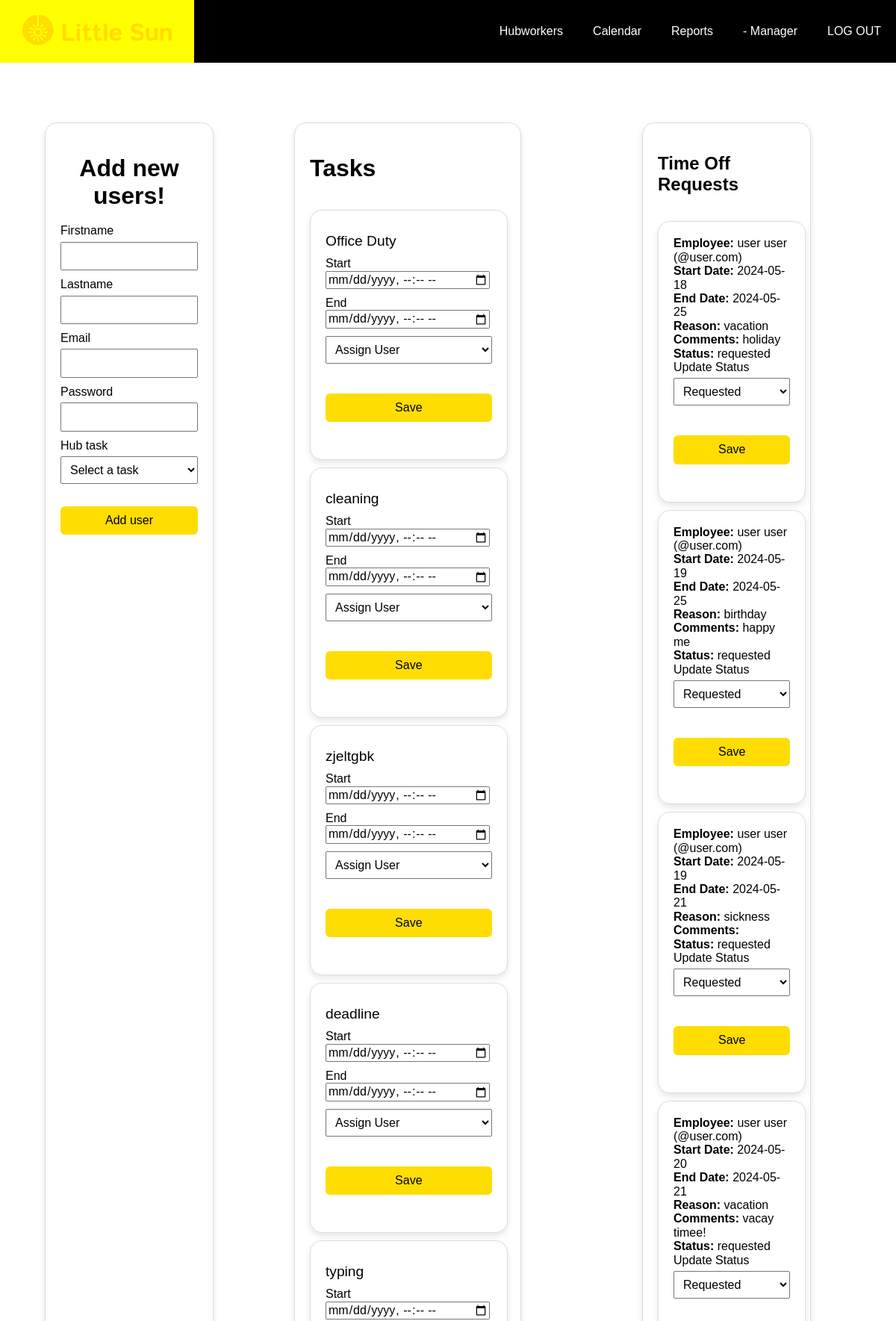
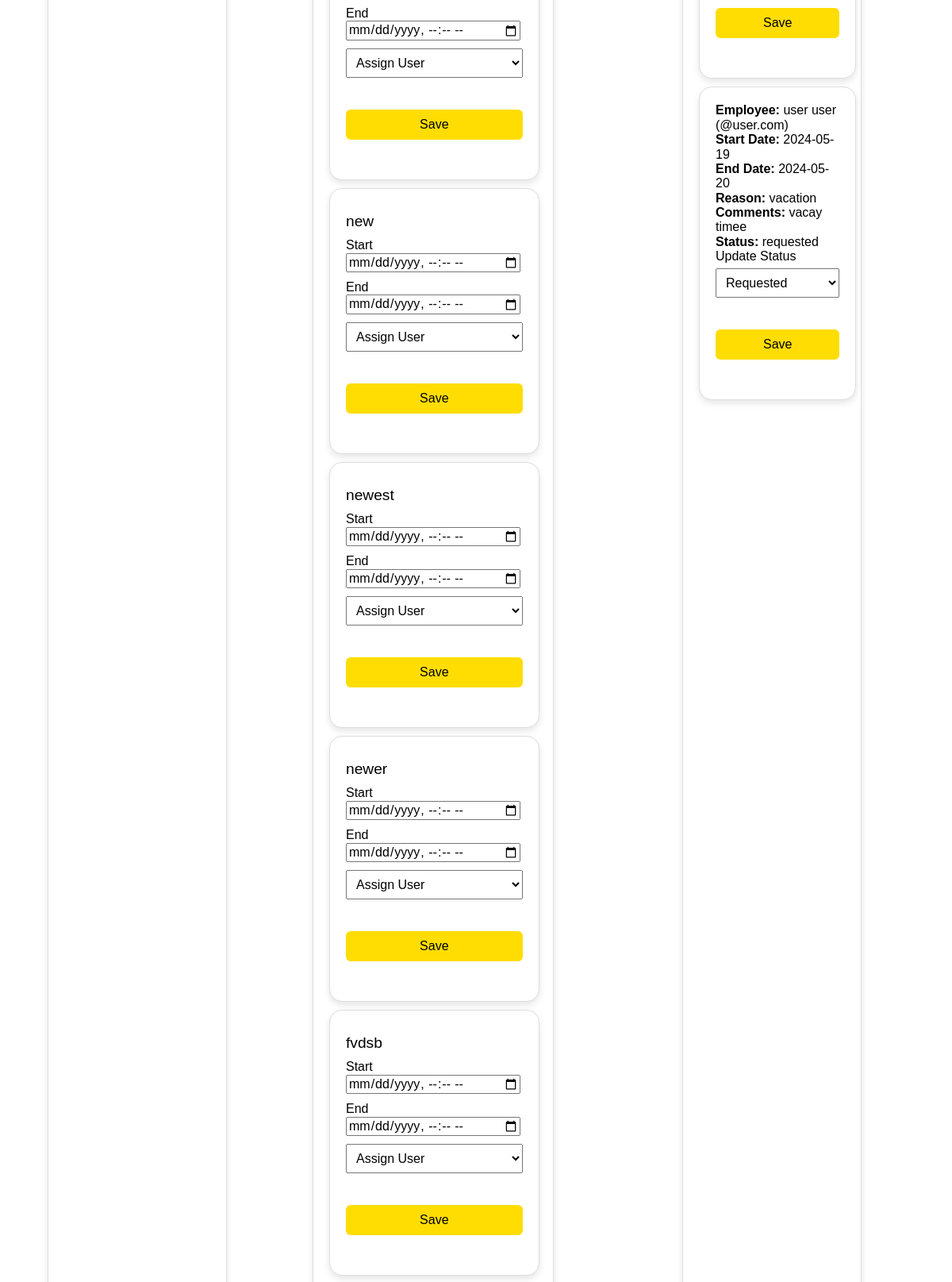
The page /manager_index.php (signed in, upper part) on the database its author committed (2 pictures, top to bottom).
### tables this page shows
CREATE TABLE `hub_tasks` (
  `id` int(11) NOT NULL,
  `task_name` varchar(255) NOT NULL,
  `task_description` text,
  `task_type` varchar(100) DEFAULT NULL,
  `task_status` varchar(50) NOT NULL DEFAULT 'Open',
  `task_start_date` datetime DEFAULT NULL,
  `task_end_date` datetime DEFAULT NULL,
  `assigned_to` int(11) DEFAULT NULL,
  `hub_location_id` int(11) DEFAULT NULL,
  `assigned_manager_id` int(11) DEFAULT NULL,
  `color` varchar(7) DEFAULT '#3788D8'
);

CREATE TABLE `time_off` (
  `id` int(11) NOT NULL,
  `start_date` varchar(300) NOT NULL,
  `end_date` varchar(300) NOT NULL,
  `reason` varchar(300) NOT NULL,
  `comments` varchar(300) NOT NULL,
  `status` varchar(300) NOT NULL,
  `is_sick` tinyint(1) NOT NULL DEFAULT '0',
  `employee_id` int(11) NOT NULL
);

CREATE TABLE `employees` (
  `id` int(11) NOT NULL,
  `firstname` varchar(300) NOT NULL,
  `lastname` varchar(300) NOT NULL,
  `email` varchar(300) NOT NULL,
  `password` varchar(300) NOT NULL,
  `function` enum('admin','manager','user') DEFAULT NULL,
  `location_id` int(11) DEFAULT NULL,
  `task_id` int(11) DEFAULT NULL
);

### manager_index.php (the view, shortened to what this page needs)
<?php
$pdo = Data::getConnection();
$tasks = [];
try {
  $stmt = $pdo->query("SELECT id, task_name, task_description FROM hub_tasks");
  $tasks = $stmt->fetchAll(PDO::FETCH_ASSOC);
} catch (PDOException $e) {
  error_log("Database error: " . $e->getMessage());
}
$timeOffRequests = [];
try {
  $stmt = $pdo->query(
    "SELECT time_off.id, time_off.start_date, time_off.end_date, time_off.reason, time_off.comments, time_off.status, time_off.is_sick, time_off.employee_id, employees.firstname, employees.lastname, employees.email
    FROM time_off
    JOIN employees ON time_off.employee_id = employees.id"
  );
  $timeOffRequests = $stmt->fetchAll(PDO::FETCH_ASSOC);
} catch (PDOException $e) {
  error_log("Database error: " . $e->getMessage());
}
?><!DOCTYPE html>
<html lang="en">
<head>
  <link rel="stylesheet" href="styles/normalize.css">
  <link rel="stylesheet" href="styles/nav.css">
  <link rel="stylesheet" href="styles/style.css">
  <link rel="stylesheet" href="styles/column.css">
</head>
<body>
  <?php include_once("manager.nav.inc.php"); ?>
  <div class="body">
    <div class="form-container">
      <div class="add-hub-managers-container add-hub-managers">
        <h1>Add new users!</h1>
        <div>
          <form action="" method="post">
            <div class="p-2 field-container">
              <label for="firstname" class="text-slate-700">Firstname</label>
              <input type="text" name="firstname" id="firstname" class="border-solid border-slate-20 border-2 rounded" />
            </div>
            <div class="p-2 field-container">
              <label for="lastname" class="text-slate-700">Lastname</label>
              <input type="text" name="lastname" id="lastname" class="border-solid border-slate-20 border-2 rounded" />
            </div>
            <div class="p-3 field-container">
              <label for="email" class="text-slate-700">Email</label>
              <input type="text" name="email" id="email" class="border-solid border-slate-20 border-2 rounded" />
            </div>
            <div class="p-4 field-container">
              <label for="password" class="text-slate-700">Password</label>
              <input type="password" name="password" id="password" class="border-solid border-slate-20 border-2 rounded" />
            </div>
            <div class="p-6 field-container">
              <label for="hub_task" class="text-slate-700">Hub task</label>
              <select name="hub_task" id="hub_task" class="border-solid border-slate-20 border-2 rounded">
                <option value="">Select a task</option>
              </select>
            </div>
            <div class="p-2">
              <input class="cursor-pointer p-2 rounded text-white font-bold bg-green-600" type="submit" value="Add user" />
            </div>
          </form>
        </div>
      </div>
      <div class="body add-hub-managers">
        <div class="index_title">
          <h1>Tasks</h1>
        </div>
        <ul>
          <?php foreach ($tasks as $task) : ?>
            <li class="task-item add-hub-managers">
              <div class="task-details">
                <div><?php echo htmlspecialchars($task['task_name']); ?></div>
              </div>
              <div class="datetime-field">
                <label for="start_datetime_<?php echo $task['id']; ?>" class="text-slate-700">Start</label>
                <input type="datetime-local" name="start_datetime_<?php echo $task['id']; ?>" id="start_datetime_<?php echo $task['id']; ?>" class="border-solid border-slate-20 border-2 rounded" value="<?php echo !empty($task['task_start_date']) ? date('Y-m-d\TH:i', strtotime($task['task_start_date'])) : ''; ?>" />
              </div>
              <div class="datetime-field">
                <label for="end_datetime_<?php echo $task['id']; ?>" class="text-slate-700">End</label>
                <input type="datetime-local" name="end_datetime_<?php echo $task['id']; ?>" id="end_datetime_<?php echo $task['id']; ?>" class="border-solid border-slate-20 border-2 rounded" value="<?php echo !empty($task['task_end_date']) ? date('Y-m-d\TH:i', strtotime($task['task_end_date'])) : ''; ?>" />
              </div>
              <form action="update_task.php" method="post" id="assign_form_<?php echo $task['id']; ?>" class="field-container" onsubmit="submitForm(event, <?php echo $task['id']; ?>)">
                <select name="user_id" id="task_<?php echo $task['id']; ?>" class="border-solid border-slate-20 border-2 rounded">
                  <option value="">Assign User</option>
                </select>
                <div class="save-button-container">
                  <input type="submit" class="cursor-pointer p-2 rounded text-white font-bold bg-green-600" value="Save">
                </div>
              </form>
            </li>
          <?php endforeach; ?>
        </ul>
      </div>
        <div class="body add-hub-managers" id="time-off-requests">
          <div class="index_title">
            <h2>Time Off Requests</h2>
          </div>
          <ul id="task-details time-off-details">
            <?php foreach ($timeOffRequests as $request) : ?>
              <li class="task-item add-hub-managers">
                <div id="task-details time-off-details">
                  <div><strong>Employee:</strong> <?php echo htmlspecialchars($request['firstname'] . ' ' . $request['lastname'] . ' (' . $request['email'] . ')'); ?></div>
                  <div><strong>Start Date:</strong> <?php echo htmlspecialchars($request['start_date']); ?></div>
                  <div><strong>End Date:</strong> <?php echo htmlspecialchars($request['end_date']); ?></div>
                  <div><strong>Reason:</strong> <?php echo htmlspecialchars($request['reason']); ?></div>
                  <div><strong>Comments:</strong> <?php echo htmlspecialchars($request['comments']); ?></div>
                  <div><strong>Status:</strong> <?php echo htmlspecialchars($request['status']); ?></div>
                </div>
                <form action="" method="post">
                  <div class="field-container" id="extra">
                    <label for="status_<?php echo $request['id']; ?>" class="text-slate-700">Update Status</label>
                    <select name="status" id="status_<?php echo $request['id']; ?>" class="border-solid border-slate-20 border-2 rounded">
                      <option value="requested" <?php echo $request['status'] === 'requested' ? 'selected' : ''; ?>>Requested</option>
                    </select>
                  </div>
                  <div class="save-button-container">
                    <input type="submit" class="cursor-pointer p-2 rounded text-white font-bold bg-green-600" value="Save">
                  </div>
                </form>
              </li>
            <?php endforeach; ?>
          </ul>
        </div>
    </div>
  </div>
</body>
</html>

### styles/nav.css (style rules this page uses)
* { font-family: sans-serif; }

### styles/style.css (style rules this page uses)
* { font-family: sans-serif; }
.index_title { display: flex; justify-content: space-between; align-items: center; }

### styles/column.css (style rules this page uses)
.body { margin: 5%; }
.add-hub-managers-container { display: flex; flex-direction: column; align-items: center; width: 100%; }
.add-hub-managers { width: 100%; max-width: 400px; border: 1px solid #ddd; box-shadow: 0 4px 8px rgba(0, 0, 0, 0.1); padding: 20px; margin-top: 20px; background-color: #fff; border-radius: 16px; margin-bottom: 20px; }
.add-hub-managers-container h1 { margin-bottom: 20px; text-align: center; }
.add-hub-managers form div { margin-bottom: 10px; }
.add-hub-managers form .field-container { display: flex; flex-direction: column; align-items: flex-start; }
.add-hub-managers form label { margin-bottom: 5px; }
.add-hub-managers form input, .add-hub-managers form select { width: 100%; max-width: 270px; padding: 8px; box-sizing: border-box; }
.add-hub-managers button, .add-hub-managers input[type="submit"] { background-color: #ffdd02; border: none; color: black; padding: 10px 25px; text-align: center; text-decoration: none; display: inline-block; font-size: 16px; margin: 20px auto; justify-content: center; border-radius: 6px; cursor: pointer; }
.form-container { display: flex; gap: 5%; }
.form-container .add-hub-managers { flex: 1; }
ul { list-style-type: none; padding: 0; }
.task-item { border: 1px solid #ddd; box-shadow: 0 4px 8px rgba(0, 0, 0, 0.1); padding: 20px; margin: 10px 0; background-color: #fff; border-radius: 16px; max-width: 85%; }
.task-details { display: flex; justify-content: space-between; align-items: center; margin-bottom: 10px; font-size: larger; margin-top: 10px; gap: 20px; }
.datetime-field { margin-bottom: 10px; }
.save-button-container { text-align: center; margin-top: 20px; }

### rows shown on the page
hub_tasks: task_name "Office Duty"
hub_tasks: task_name "cleaning"
hub_tasks: task_name "zjeltgbk"
hub_tasks: task_name "deadline"
hub_tasks: task_name "typing"
hub_tasks: task_name "new"
hub_tasks: task_name "newest"
hub_tasks: task_name "newer"
hub_tasks: task_name "fvdsb"
time_off: employee.email "user user (@user.com)", start_date "2024-05-18", end_date "2024-05-25", reason "vacation", comments "holiday", status "requested", status "Requested"
time_off: employee.email "user user (@user.com)", start_date "2024-05-19", end_date "2024-05-25", reason "birthday", comments "happy me", status "requested", status "Requested"
time_off: employee.email "user user (@user.com)", start_date "2024-05-19", end_date "2024-05-21", reason "sickness", status "requested", status "Requested"
time_off: employee.email "user user (@user.com)", start_date "2024-05-20", end_date "2024-05-21", reason "vacation", comments "vacay timee!", status "requested", status "Requested"
time_off: employee.email "user user (@user.com)", start_date "2024-05-19", end_date "2024-05-20", reason "vacation", comments "vacay timee", status "requested", status "Requested"
